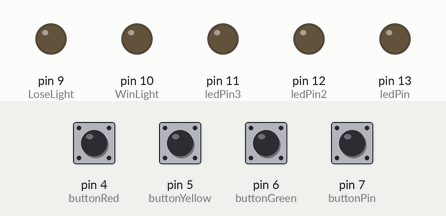
Bench run of a sketch on a simulated Arduino Uno, built with avr-gcc and run on an emulated ATmega328P. Shown: output pins drawn as LEDs (lit = HIGH). The test bench sets the inputs (shaded band); at power-on: pin 4 (buttonRed), pin 5 (buttonYellow), pin 6 (buttonGreen), pin 7 (buttonPin) LOW.

Above: at 1.2 s.
1.3 s: pin 7 (buttonPin) pulled HIGH for 0.15 s
At 1.54 s:
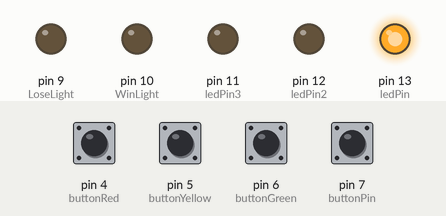
4.3 s: pin 4 (buttonRed) pulled HIGH for 0.15 s
At 4.54 s:
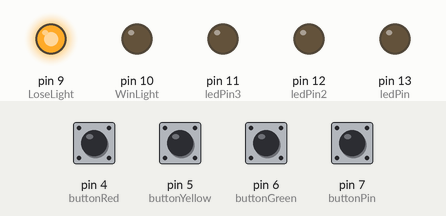
6.2 s: pin 7 (buttonPin) pulled HIGH for 1 s
At 8.08 s:
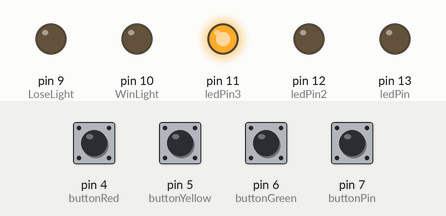
9.7 s: pin 4 (buttonRed) driven HIGH and pin 7 (buttonPin) driven HIGH
At 10.1 s:
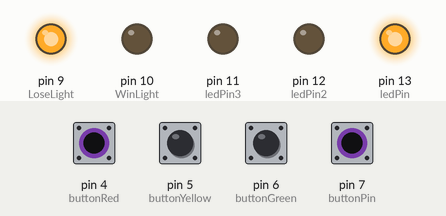
11.2 s: pin 7 (buttonPin) driven LOW
At 12.08 s:
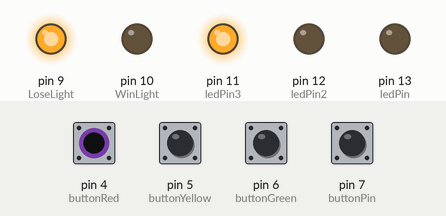
14.2 s: pin 7 (buttonPin) driven HIGH
At 14.8 s:
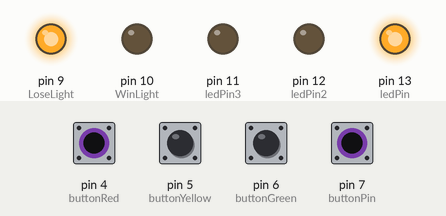
Timing chart, 0 to 16.7 s (numbered marks = the images above; inputs shaded):
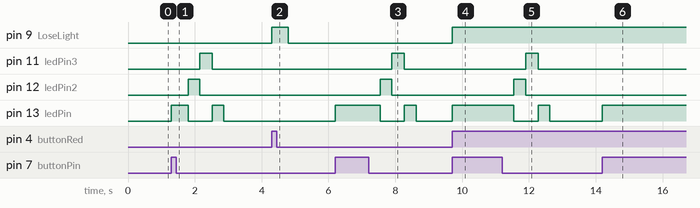

Measured:
- after the input at 1.3 s, pin 11 (ledPin3): LOW → HIGH after 0.85 s, → LOW 0.37 s later; pin 12 (ledPin2): LOW → HIGH after 0.50 s, → LOW 0.35 s later; pin 13 (ledPin): LOW → HIGH at once, → LOW 0.50 s later, → HIGH 0.72 s later, → LOW 0.35 s later
- after the input at 4.3 s, pin 9 (LoseLight): LOW → HIGH at once, → LOW 0.49 s later
- after the input at 6.2 s, pin 11 (ledPin3): LOW → HIGH after 1.7 s, → LOW 0.37 s later; pin 12 (ledPin2): LOW → HIGH after 1.3 s, → LOW 0.35 s later; pin 13 (ledPin): LOW → HIGH at once, → LOW 1.3 s later, → HIGH 0.72 s later, → LOW 0.35 s later
- after the input at 9.7 s, pin 9 (LoseLight), pin 13 (ledPin): LOW → HIGH at once
- after the input at 11.2 s, pin 11 (ledPin3): LOW → HIGH after 0.70 s, → LOW 0.37 s later; pin 12 (ledPin2): LOW → HIGH after 0.35 s, → LOW 0.35 s later; pin 13 (ledPin): HIGH → LOW after 0.35 s, → HIGH 0.72 s later, → LOW 0.35 s later
- after the input at 14.2 s, pin 13 (ledPin): LOW → HIGH at once

The sketch:

JankinSays.ino
```cpp
const int buttonPin = 7;
const int buttonGreen = 6;
const int buttonYellow = 5;
const int buttonRed = 4;
const int ledPin =  13;
const int ledPin2 =  12;
const int ledPin3 =  11;
const int WinLight =  10;
const int LoseLight =  9;

int timer;


int LightCheck;
int PinPosition;

bool LightPressed;
bool Stop;
bool StartUp;
bool Respond;


 //Set Pattern Here
int PinSequence[] = {
  ledPin,ledPin2, ledPin3, ledPin   //Sequence of Lights
  };
 int SequenceLength =4;            //Length of Sequence
//End Set Pattern


void setup() {

  pinMode(ledPin, OUTPUT);
  pinMode(ledPin2, OUTPUT);
  pinMode(ledPin3, OUTPUT);
  pinMode(WinLight, OUTPUT);
  pinMode(LoseLight, OUTPUT);

  pinMode(buttonPin, INPUT);
  pinMode(buttonGreen, INPUT);
  pinMode(buttonYellow, INPUT);
  pinMode(buttonRed, INPUT);


}

void loop() {
  // put your main code here, to run repeatedly:

//StarUp Begins
   if (digitalRead(buttonPin) == HIGH)
{
  StartUp=true;
  PinPosition=0;
  timer=0;
  Respond=false;
}

//Loop through PinSequence
if(StartUp)
{
  timer++;
    if(timer > 0 && timer < 30000)
    {
    digitalWrite(PinSequence[PinPosition], HIGH);
    }
    if(timer >30000)
    {
     digitalWrite(PinSequence[PinPosition], LOW);
     timer=0;
     PinPosition++;

       if(PinPosition >=SequenceLength)//Start Response State will Sequence is done
      {
      StartUp=false;
      timer=0;
      PinPosition=0;
      Respond=true;
      }
    }


 }
//StartUp Ends

//Respond Begins
if(Respond)
{
  //Store Pin that was entered in LightCheck
  if (digitalRead(buttonGreen)==HIGH )
  {
    LightPressed = true;
    LightCheck = ledPin;
    timer=0;
  }

  if (digitalRead(buttonYellow)==HIGH )
  {
    LightPressed = true;
    LightCheck = ledPin2;
    timer=0;
  }

 if (digitalRead(buttonRed)==HIGH )
  {
    LightPressed = true;
    LightCheck = ledPin3;
    timer=0;
  }


  if(LightPressed) //Loop to turn on Correct Light or Lose Light
  {
    timer++;
     if(PinSequence[PinPosition]==LightCheck)
     {
        digitalWrite(LightCheck, HIGH);
        if(!Stop)
        {
          PinPosition++;
          Stop=true;
        }
     }

    else if(PinSequence[PinPosition]!=LightCheck && !Stop)
     {
   digitalWrite(ledPin, LOW);
   digitalWrite(ledPin2, LOW);
   digitalWrite(ledPin3, LOW);
   digitalWrite(LoseLight, HIGH);
   if(timer > 9000)
   {

    digitalWrite(LoseLight, LOW); //Turn off Lose Light if turned on and Reset
    LightPressed=false;
    Stop= false;
    timer=0;
    PinPosition=0;
    Respond = false;
   }

     }

   if(PinPosition>=SequenceLength)//Turn on Win Light if sequence completed correctly
   {
    digitalWrite(WinLight, HIGH);
   }

   if(timer >= 10000)//Turn off light after being selected
     {
   digitalWrite(ledPin, LOW);
   digitalWrite(ledPin2, LOW);
   digitalWrite(ledPin3, LOW);
   timer=0;
   LightPressed=false;
   Stop= false;
   if (PinPosition >=SequenceLength) //Turn off Win Light if turned on and Reset
   {
    digitalWrite(WinLight, LOW);
    PinPosition=0;
    Respond = false;
   }
     }
 }
  }


//Respond Ends

}
```
